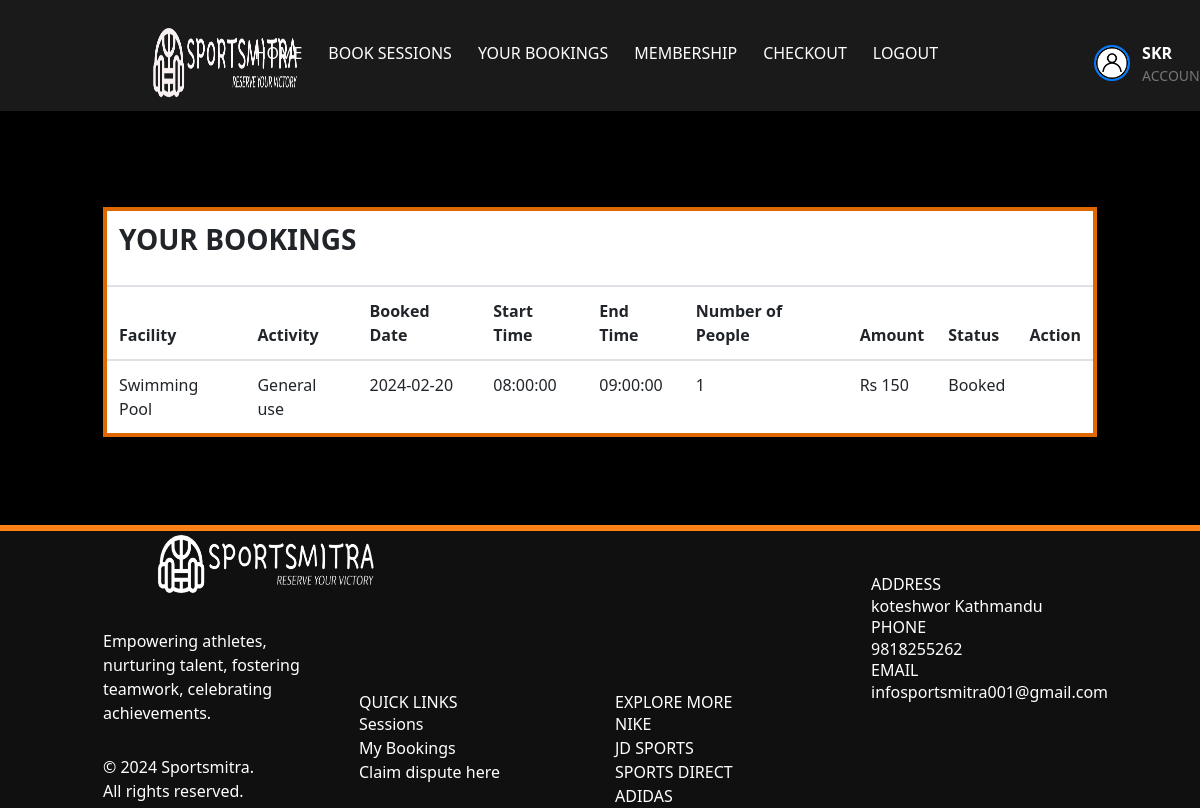
/my_bookings (signed in), run on the app's committed database.
### app/models.py (models this page shows, shortened)
class UserAccount(UserMixin, db.Model):
    __tablename__ = 'UserAccount'
    id = db.Column(db.Integer, primary_key=True)
    User = db.Column(db.String(500), index=True)
    Email = db.Column(db.String(500), index=True, unique=True)
    Password = db.Column(db.String(500), index=True)
    Mobile = db.Column(db.String(120), index=True)
    verification_token = db.Column(db.String(1120), unique=True)
    verified = db.Column(db.Boolean, default=False)
    start_date = db.Column(db.Date, nullable=True)
    end_date = db.Column(db.Date, nullable=True)
    Member = db.Column(db.Boolean, default=False)
    member_type = db.Column(db.String(50))
    profile_picture = db.Column(
        db.String(255), nullable=True, default='../static/images/acc.jpg')
    roles = db.relationship("Role", secondary=user_role,
                            backref=db.backref("users", lazy="dynamic"))
    def has_role(self, role_name):
        my_role = Role.query.filter_by(name=role_name).first()
        if my_role in self.roles:
            return True
        else:
            return False

class Booking(db.Model):
    __tablename__ = "Booking"
    id = db.Column(db.Integer, primary_key=True)
    user_id = db.Column(db.Integer, db.ForeignKey('UserAccount.id'))
    Book_Time = db.Column(db.Date, index=True)
    Status = db.Column(db.String(500), index=True)
    session_id = db.Column(db.Integer, db.ForeignKey('Sessions.id'))
    Size = db.Column(db.Integer, index=True)
    Amount = db.Column(db.Integer, index=True)
    activity_id = db.Column(db.Integer, db.ForeignKey('activity.id'))
    activity = db.relationship(
        "Activity", backref=db.backref("bookings", lazy="dynamic"))
    user = db.relationship(
        "UserAccount", backref=db.backref("bookings", lazy="dynamic"))
    session = db.relationship(
        "Sessions", backref=db.backref("bookings", lazy="dynamic"))
    receipt_id = db.Column(db.Integer, db.ForeignKey('receipt.id'))
    receipt = db.relationship("Receipt", backref=db.backref("bookings", lazy="dynamic"), foreign_keys=[
                              receipt_id])  # Update relationship attribute for Receipt

class Facility(db.Model):
    id = db.Column(db.Integer, primary_key=True)
    Name = db.Column(db.String(500), index=True)
    Capacity = db.Column(db.Integer, index=True)
    Start_Facility = db.Column(db.String(500), index=True)
    End_Facility = db.Column(db.String(500), index=True)

class Activity(db.Model):
    id = db.Column(db.Integer, primary_key=True)
    facility_id = db.Column(db.Integer, db.ForeignKey('facility.id'))
    Activity_Name = db.Column(db.String(500), index=True)
    Amount = db.Column(db.Integer, index=True)
    facility = db.relationship(
        "Facility", backref=db.backref("activities", lazy="dynamic"))

class Sessions(db.Model):
    __tablename__ = "Sessions"
    id = db.Column(db.Integer, primary_key=True)
    Date = db.Column(db.Date, index=True)
    Start_time = db.Column(db.Time, index=True)
    End_time = db.Column(db.Time, index=True)
    Remaining_Cap = db.Column(db.Integer, index=True)
    facility_id = db.Column(db.Integer, db.ForeignKey("facility.id"))
    facility = db.relationship(
        "Facility", backref=db.backref("sessions", lazy="dynamic"))
    activities = db.relationship(
        "Activity", secondary=session_activity_association, backref=db.backref("sessions", lazy="dynamic"))

### app/views.py (the view)
@app.route('/my_bookings')
@login_required
@require_role(role="User")
def my_bookings():
    bookings = Booking.query.filter_by(
        user_id=current_user.id, Status="Booked").all()
    current_time = datetime.now().date()
    return render_template('my_bookings.html', bookings=bookings, current_time=current_time, User=current_user)

### app/views.py (called while the page is built)
def require_role(role):
    def decorator(func):
        @wraps(func)
        def wrapped_function(*args, **kwargs):
            if not current_user.has_role(role):
                return redirect("/")
            else:
                return func(*args, **kwargs)
        return wrapped_function
    return decorator

@login_manager.user_loader
def load_user(id):
    return UserAccount.query.get(int(id))

### app/templates/my_bookings.html (shortened to what this page needs)
<!DOCTYPE html>
<html lang="en">
  <head>
    <link href="../static/css/animate.css" rel="stylesheet" />
    <link
      rel="stylesheet"
      href="../static/css/bootstrap.min.css"
      type="text/css"
    />
    <link rel="stylesheet" type="text/css" href="../static/css/style.css" />
    <link
      rel="stylesheet"
      href="https://cdn.jsdelivr.net/npm/tailwindcss@latest/dist/tailwind.min.css"
    />
  </head>
  <body>
    <nav class="navbar navbar-expand-md navbar-dark">
      <div class="container" style="padding-top: 15px">
        <a class="navbar-brand mr-auto" href="/"
          ><img src="../static/images/nb.png" alt="Sportsmitra" class="logo"
        /></a>
        <div class="collapse navbar-collapse" id="collapsibleNavbar">
          <ul class="navbar-nav ml-auto">
            <li class="nav-item"><a class="nav-link" href="/user">Home</a></li>
            <li class="nav-item">
              <a class="nav-link" href="/lookup_venue">Book Sessions</a>
            </li>
            <li class="nav-item">
              <a class="nav-link" href="/my_bookings">Your Bookings</a>
            </li>
            <li class="nav-item">
              <a
                class="nav-link"
                href="{{ url_for('order_subscription', username=current_user.User) }}"
                >Membership</a
              >
            </li>
            <li class="nav-item">
              <a class="nav-link" href="/checkout_page">Checkout</a>
            </li>
            <li class="nav-item">
              <a class="nav-link" href="#" id="logout">Logout</a>
            </li>
            <li class="nav-item">
              <a
                class="nav-link"
                href="/update_user"
                style="
                  display: flex;
                  align-items: center;
                  margin-left: 130px;
                  text-decoration: none;
                  color: #333;
                "
              >
                <img
                  src="../static/images/acc.jpg"
                  alt="User Account"
                  style="
                    width: 36px;
                    height: 36px;
                    border-radius: 50%;
                    margin-right: 12px;
                    border: 2px solid #007bff;
                  "
                />
                <div>
                  <span
                    style="font-weight: bold; font-size: 16px; display: block"
                    >{{User.User}}</span
                  >
                  <span style="font-size: 14px; display: block; color: #777"
                    >Account</span
                  >
                </div>
              </a>
            </li>
          </ul>
        </div>
      </div>
    </nav>
    <br />
    <br />
    <div class="container mt-5">
       {% if
      bookings %}
      <div class="table-responsive">
        <table class="table table-hover" style="border: 4px solid #df6700">
          <thead>
            <tr>
              <th colspan="9" style="background-color: white">
                <h1 class="h3 mb-3 font-bold">YOUR BOOKINGS</h1>
              </th>
            </tr>
            <tr>
              <th>Facility</th>
              <th>Activity</th>
              <th>Booked Date</th>
              <th>Start Time</th>
              <th>End Time</th>
              <th>Number of People</th>
              <th>Amount</th>
              <th>Status</th>
              <th>Action</th>
            </tr>
          </thead>
          <tbody>
            {% for item in bookings %}
            <tr>
              <td>{{ item.session.facility.Name }}</td>
              <td>{{ item.activity.Activity_Name }}</td>
              <td>{{ item.Book_Time }}</td>
              <td>{{ item.session.Start_time }}</td>
              <td>{{ item.session.End_time }}</td>
              <td>{{ item.Size }}</td>
              <td>Rs {{ item.Size * item.activity.Amount }}</td>
              <td>{{ item.Status }}</td>
              <td>
              </td>
            </tr>
            {% endfor %}
          </tbody>
        </table>
      </div>
      {% endif %}
      <br />
      <br />
      <br />
    </div>
    <footer class="container-fluid">
      <div class="container">
        <div class="row">
          <div
            class="col-md-3 footer1 d-flex wow bounceInLeft"
            data-wow-delay=".25s"
          >
            <div class="d-flex flex-wrap align-content-center">
              <a href="#"
                ><img src="../static/images/fnb.png" alt="logo" class="logo"
              /></a>
              <p>
                Empowering athletes, nurturing talent, fostering teamwork,
                celebrating <br />
                achievements.
              </p>
              <p>&copy; 2024 Sportsmitra. <br />All rights reserved.<br /></p>
            </div>
          </div>
          <div
            class="col-md-3 footer2 wow bounceInUp"
            data-wow-delay=".25s"
            id="contact"
          >
            <br />
            <br />
            <br />
            <br />
            <br />
            <br />
            <br />
            <h5>QUICK LINKS</h5>
            <a href="/lookup_venue">Sessions</a><br />
            <a href="/my_bookings">My Bookings</a><br />
            <a href="/refund_form">Claim dispute here</a>
          </div>
          <div
            class="col-md-3 footer2 wow bounceInUp"
            data-wow-delay=".25s"
            id="contact"
          >
            <br />
            <br />
            <br />
            <br />
            <br />
            <br />
            <br />
            <h5>EXPLORE MORE</h5>
            <a href="https://www.nike.com"> NIKE </a><br />
            <a href="https://www.jdsports.com"> JD SPORTS </a><br />
            <a href="https://www.sportsdirect.com"> SPORTS DIRECT </a><br />
            <a href="https://www.adidas.co.uk"> ADIDAS </a><br />
          </div>
          <div class="col-md-3 footer3 wow bounceInRight" data-wow-delay=".25s">
            <h5>ADDRESS</h5>
            <p>koteshwor Kathmandu</p>
            <h5>PHONE</h5>
            <p>9818255262</p>
            <h5>EMAIL</h5>
            <p>infosportsmitra001@gmail.com</p>
          </div>
        </div>
      </div>
    </footer>
  </body>
</html>

### app/static/css/style.css (style rules this page uses)
body { font-family: "Lato", sans-serif; overflow: hidden; overflow-y: scroll; background-color: #000; }
body nav { background: rgba(255, 255, 255, 0.1); }
body nav .navbar-nav a { font-size: 16px; text-transform: uppercase; color: #fff !important; transition: all 0.3s; -webkit-transition: all 0.3s; -ms-transition: all 0.3s; -o-transition: all 0.3s; }
a, a:hover { color: #ff8013; }
footer { background: #101011; color: #fff; }
footer .footer1 p { margin-top: 30px; }
footer .footer3 { padding-top: 50px; }
footer::before { content: ""; position: absolute; border: 3px solid #ff8013; width: 100%; left: 0; }
.logo { height: 70px; width: auto; margin-left: 50px; margin-right: 50px; }
.nav-item { flex: 0 0 auto; margin-right: 10px; }

### app/templates/my_bookings.html (style rules this page uses)
.table-responsive .table { background-color: white; }

### data on the page
UserAccount: User "SKR"
Booking: session.facility.Name "Swimming Pool", activity.Activity_Name "General use", Book_Time "2024-02-20", session.Start_time "08:00:00", session.End_time "09:00:00", Size "1", item.Size*item.activity.Amount "150", Status "Booked"
